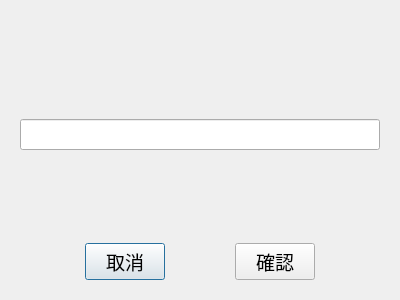
<?xml version="1.0" encoding="UTF-8"?>
<ui version="4.0">
 <class>DialogMsg</class>
 <widget class="QDialog" name="DialogMsg">
  <property name="geometry">
   <rect>
    <x>0</x>
    <y>0</y>
    <width>400</width>
    <height>300</height>
   </rect>
  </property>
  <property name="font">
   <font>
    <pointsize>14</pointsize>
   </font>
  </property>
  <property name="windowTitle">
   <string>Dialog</string>
  </property>
  <property name="styleSheet">
   <string notr="true">

</string>
  </property>
  <layout class="QGridLayout" name="gridLayout">
   <item row="2" column="0">
    <widget class="QWidget" name="widget_2" native="true">
     <property name="sizePolicy">
      <sizepolicy hsizetype="Preferred" vsizetype="Maximum">
       <horstretch>0</horstretch>
       <verstretch>0</verstretch>
      </sizepolicy>
     </property>
     <property name="minimumSize">
      <size>
       <width>0</width>
       <height>54</height>
      </size>
     </property>
     <layout class="QHBoxLayout" name="horizontalLayout">
      <item>
       <spacer name="horizontalSpacer">
        <property name="orientation">
         <enum>Qt::Horizontal</enum>
        </property>
        <property name="sizeHint" stdset="0">
         <size>
          <width>40</width>
          <height>20</height>
         </size>
        </property>
       </spacer>
      </item>
      <item>
       <widget class="QPushButton" name="btnCancel">
        <property name="minimumSize">
         <size>
          <width>80</width>
          <height>30</height>
         </size>
        </property>
        <property name="text">
         <string>取消</string>
        </property>
       </widget>
      </item>
      <item>
       <spacer name="horizontalSpacer_2">
        <property name="orientation">
         <enum>Qt::Horizontal</enum>
        </property>
        <property name="sizeHint" stdset="0">
         <size>
          <width>40</width>
          <height>20</height>
         </size>
        </property>
       </spacer>
      </item>
      <item>
       <widget class="QPushButton" name="btnOk">
        <property name="minimumSize">
         <size>
          <width>80</width>
          <height>30</height>
         </size>
        </property>
        <property name="text">
         <string>確認</string>
        </property>
       </widget>
      </item>
      <item>
       <spacer name="horizontalSpacer_3">
        <property name="orientation">
         <enum>Qt::Horizontal</enum>
        </property>
        <property name="sizeHint" stdset="0">
         <size>
          <width>40</width>
          <height>20</height>
         </size>
        </property>
       </spacer>
      </item>
     </layout>
    </widget>
   </item>
   <item row="1" column="0">
    <widget class="QStackedWidget" name="stackedWidget">
     <property name="currentIndex">
      <number>1</number>
     </property>
     <widget class="QWidget" name="page0">
      <layout class="QGridLayout" name="gridLayout_2">
       <item row="0" column="0">
        <widget class="QLabel" name="lbMsg">
         <property name="text">
          <string>TextLabel</string>
         </property>
         <property name="alignment">
          <set>Qt::AlignCenter</set>
         </property>
        </widget>
       </item>
      </layout>
     </widget>
     <widget class="QWidget" name="pageInput">
      <layout class="QGridLayout" name="gridLayout_3">
       <item row="0" column="0">
        <widget class="QLineEdit" name="txInput"/>
       </item>
      </layout>
     </widget>
    </widget>
   </item>
   <item row="0" column="0">
    <widget class="QLabel" name="lbTitle">
     <property name="font">
      <font>
       <pointsize>16</pointsize>
      </font>
     </property>
     <property name="text">
      <string/>
     </property>
     <property name="alignment">
      <set>Qt::AlignCenter</set>
     </property>
    </widget>
   </item>
  </layout>
 </widget>
 <resources/>
 <connections/>
</ui>
